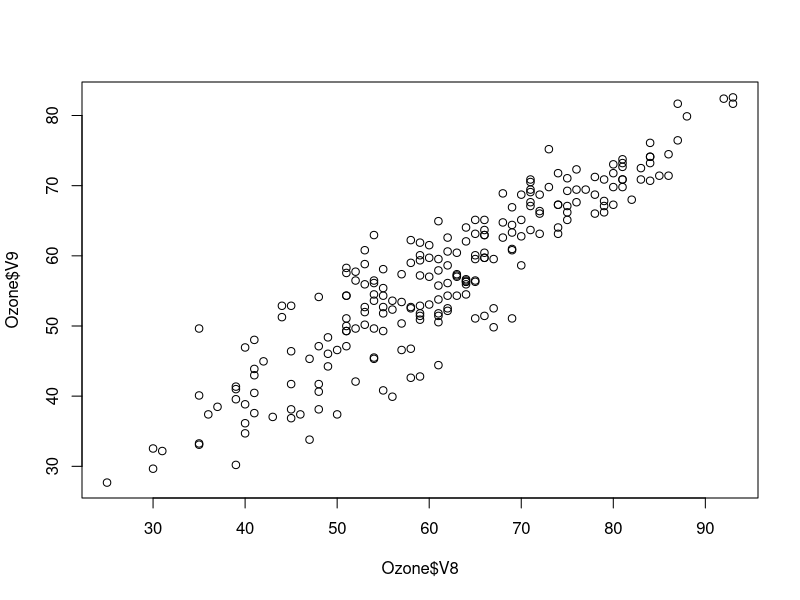
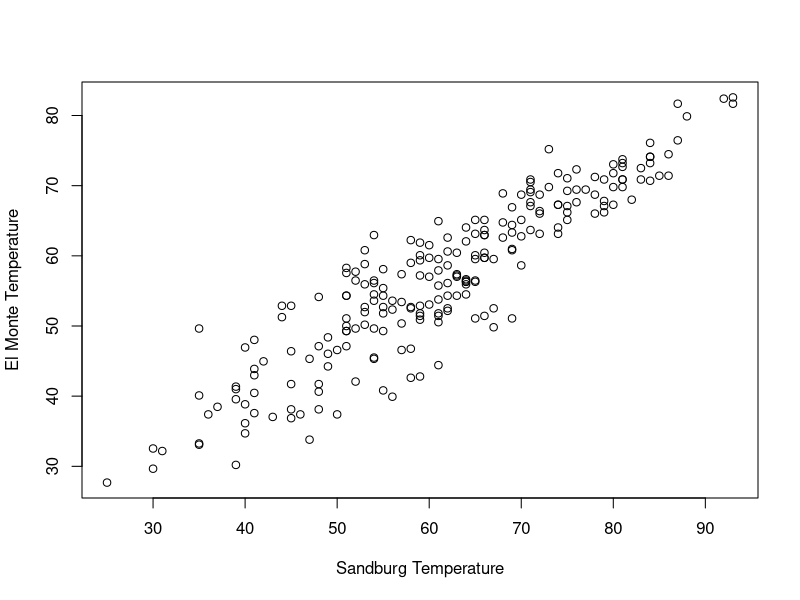
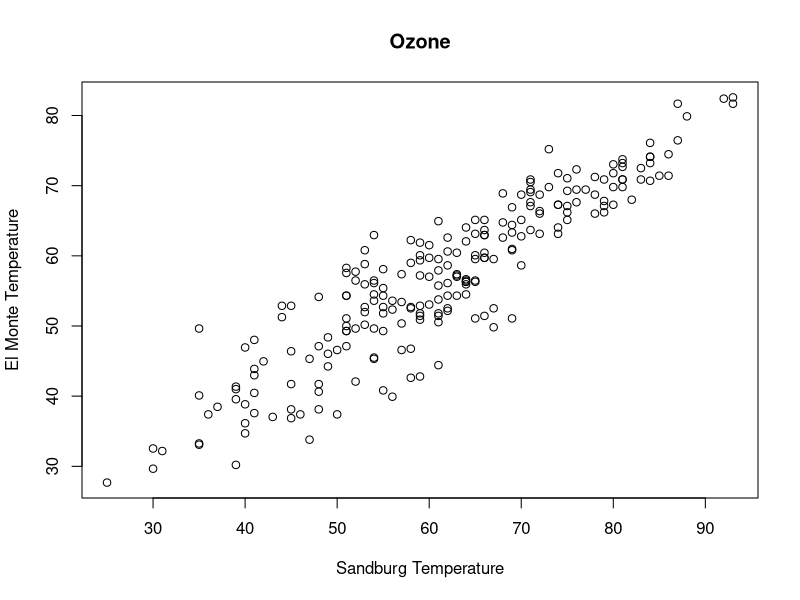
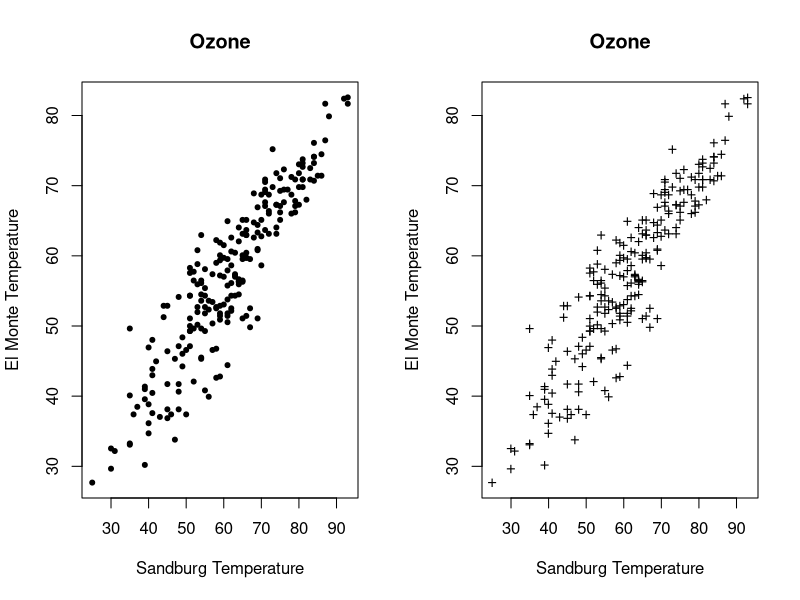
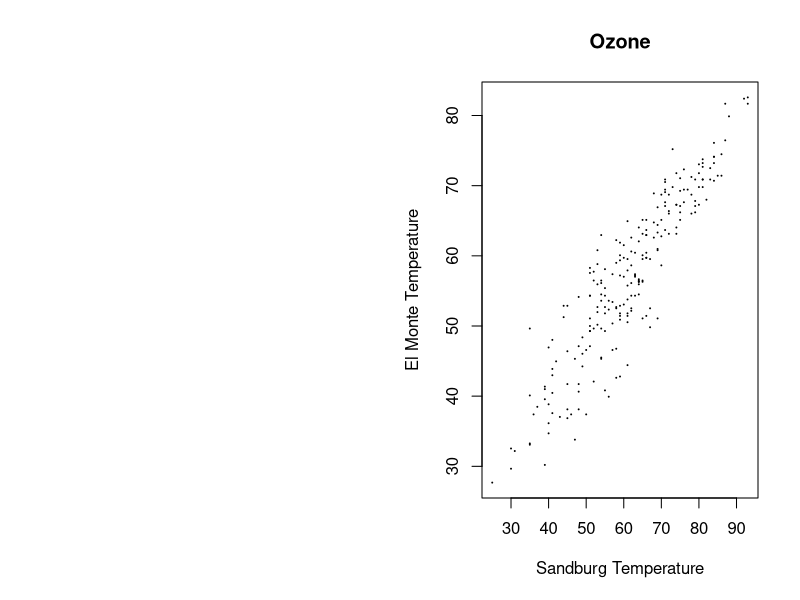
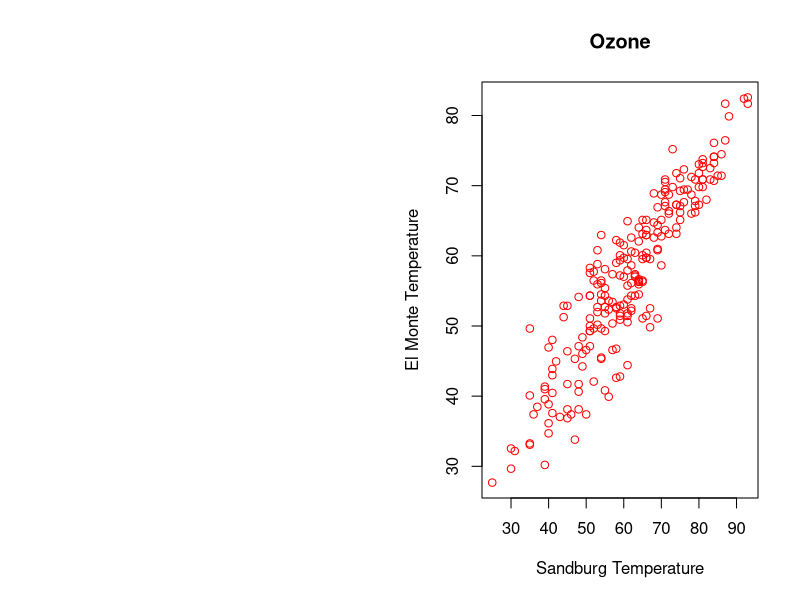
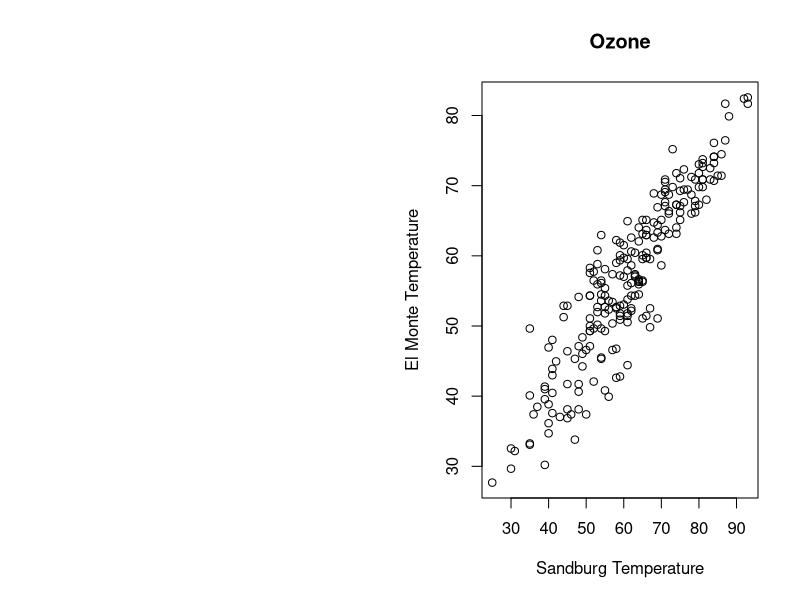
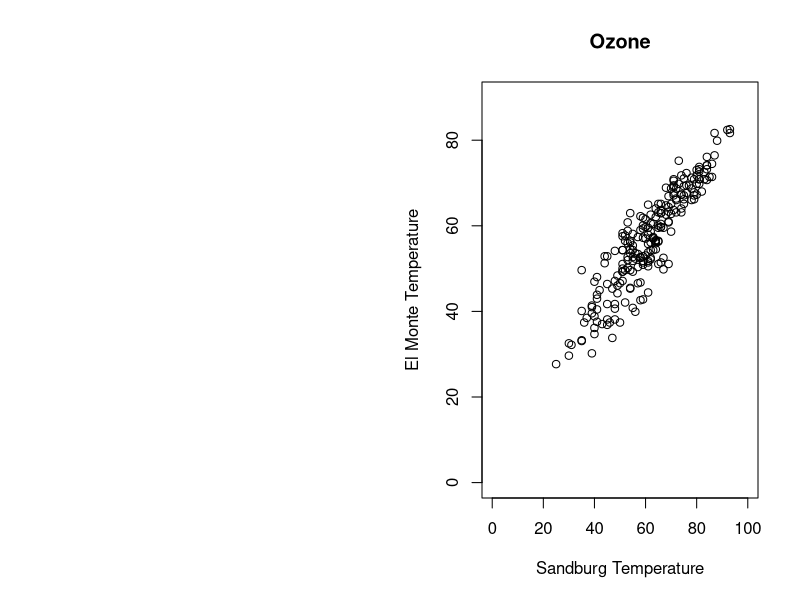

Reproduce these figures in R, in order.
## ---- chunk 1
knitr::opts_chunk$set(echo = TRUE)
## ---- chunk 2
# plot()이 어떤 객체들을 그려줄 수 있는지 확인
methods("plot")
## ---- chunk 3
# install.packages("mlbench")
library(mlbench)
# data()문은 mlbench 패키지 로딩뒤 Ozone 데이터 셋을 읽어들이기 위해 사용한 명령어
# 각 데이터는 data()문을 통해 읽어들일 수 있다.
data(Ozone) 
# Ozone의 V8과 V9변수는 각각 캘리포니아 Sandburg와 El Monte에서 매일 측정한 온도이다. 
plot(Ozone$V8, Ozone$V9)
## ---- chunk 4
# ?par
## ---- chunk 5
plot(Ozone$V8, 
     Ozone$V9,
     xlab="Sandburg Temperature",
     ylab="El Monte Temperature")
## ---- chunk 6
plot(
  Ozone$V8,
  Ozone$V9,
  xlab="Sandburg Temperature",
  ylab="El Monte Temperature",
  main="Ozone"
)
## ---- chunk 7
split.screen(c(1,2))
screen(1)
plot(
  Ozone$V8,
  Ozone$V9,
  xlab="Sandburg Temperature",
  ylab="El Monte Temperature",
  main="Ozone",
  pch=20
)
screen(2)
plot(
  Ozone$V8,
  Ozone$V9,
  xlab="Sandburg Temperature",
  ylab="El Monte Temperature",
  main="Ozone",
  pch="+"
)
## ---- chunk 8
plot(
  Ozone$V8,
  Ozone$V9,
  xlab="Sandburg Temperature",
  ylab="El Monte Temperature",
  main="Ozone",
  cex=.1
)
## ---- chunk 9
plot(
  Ozone$V8,
  Ozone$V9,
  xlab="Sandburg Temperature",
  ylab="El Monte Temperature",
  main="Ozone",
  col="#FF0000"
)
## ---- chunk 10
plot(
  Ozone$V8,
  Ozone$V9,
  xlab="Sandburg Temperature",
  ylab="El Monte Temperature",
  main="Ozone"
)
max(Ozone$V8) # 컬럼에 NA값이 있기 때문에 na.rm=TRUE속성을 지정해줘야한다.
max(Ozone$V8, na.rm=TRUE)
max(Ozone$V9, na.rm=TRUE)
plot(
  Ozone$V8,
  Ozone$V9,
  xlab="Sandburg Temperature",
  ylab="El Monte Temperature",
  main="Ozone",
  xlim=c(0, 100),
  ylim=c(0, 90)
)
## ---- chunk 11
data(cars)
str(cars)
head(cars)
plot(cars)
## ---- chunk 12
plot(cars, type="l")
## ---- chunk 13
tapply(cars$dist, cars$speed, mean)
plot(tapply(cars$dist, cars$speed, mean), 
     type="o",
     cex=0.5,
     xlab="speed",
     ylab="dist")
## ---- chunk 14
opar <- par(mfrow=c(1,2)) # par()문에 mfrow를 지정, 이전에 저장된 par설정 반환
plot(
  Ozone$V8,
  Ozone$V9,
  xlab="Sandburg Temperature",
  ylab="El Monte Temperature",
  main="Ozone"
)
plot(
  Ozone$V8,
  Ozone$V9,
  xlab="Sandburg Temperature",
  ylab="El Monte Temperature",
  main="Ozone2"
)
par(opar) # mfrow 지정 이전의 par 설정으로 되돌린다.
## ---- chunk 15
opar <- par(mfrow=c(1,2))
plot(
  Ozone$V6,
  Ozone$V7,
  xlab="Windspeed",
  ylab="Humidity",
  main="Ozone",
  pch=20,
  cex=.5
)
plot(jitter(Ozone$V6),
     jitter(Ozone$V7),
     xlab="Windspeed",
    ylab="Humidity",
    main="Ozone",
    pch=20,
    cex=.5
)
par(opar)
## ---- chunk 16
# iris의 Sepal.Width, Sepal.Length을 plot으로 그린 뒤 Petal.Width, Petal.Length을 같은 그래프 위에 덧 그리는 코드
plot(
  iris$Sepal.Width,
  iris$Sepal.Length,
  cex=.5,
  pch=20,
  xlab="width",
  ylab="length",
  main="iris"
)
points(
  iris$Petal.Width,
  iris$Petal.Length,
  cex=.5,
  pch="+",
  col="#FF0000"
)
## ---- chunk 17
attach(iris)
plot(
  Sepal.Width,
  Sepal.Length,
  cex=.5,
  pch=20,
  xlab="width",
  ylab="length",
  main="iris"
)
points(
  Petal.Width,
  Petal.Length,
  cex=.5,
  pch="+",
  col="#FF0000"
)
## ---- chunk 18
with(
  iris,
  {
    plot(
      Sepal.Width,
      Sepal.Length,
      cex=.5,
      pch=20,
      xlab="width",
      ylab="Length",
      main="iris"
      )
    points(
      Petal.Width,
      Petal.Length,
      cex=.5,
      pch="+",
      col="#FF0000"
    )
  }
)
## ---- chunk 19
# type="n"을 사용하여 점진적인 방법으로 그래프를 그릴 수 있다.
# 그러나 xlim, ylim을 적절하게 설정해줘야 하는 번거로움이 있다.
with(
  iris,
  {
    plot(
      NULL,
      xlim=c(0, 5),
      ylim=c(0, 10),
      xlab="width",
      ylab="length",
      main="iris",
      type="n"
    )
    points(
      Sepal.Width,
      Sepal.Length,
      cex=.5,
      pch=20
    )
    points(
      Petal.Width,
      Petal.Length,
      cex=.5,
      pch="+",
      col="#FF0000"
    )
  }
)
## ---- chunk 20
x <- seq(0, 2*pi, 0.1)
y <- sin(x)
plot(x, y, cex=.5, col="red")
lines(x, y)
## ---- chunk 21
library(mlbench)
data(cars)
head(cars)
plot(cars)
lines(lowess(cars)) # 각각의 관찰값을 점으로 표시하고, LOWESS를 수행한 결과
## ---- chunk 22
#  cars 데이터가 dist = −5 + 3.5 × speed로 근사될 수 있다고 가정해보자.
plot(
  cars, 
  xlim=c(0, 25)
)
abline(
  a=-5,
  b=3.5,
  col="red"
)

plot(cars, xlim=c(0, 25))
abline(a=-5, b=3.5, col="red")
# lty = 2는 dashed line을 뜻한다.
abline(h=mean(cars$dist), lty=2, col="blue") # dist의 평균
abline(v=mean(cars$speed), lty=2, col="green") # speed의 형균
## ---- chunk 23
# curve()의 첫번째 인자로는 함수명 또는 표현식을 사용할 수 있다.
curve(sin, 0, 2*pi)
## ---- chunk 24
m <- lm(dist ~ speed, data=cars)
# 회귀 모형을 적합한 결과 dist = −17.579 + 3.932 × speed의 식이 얻어졌다. 
m
# lm()으로 만든 모델은 단순히 abline() 함수에 넘겨주는 것만으로 그래프에 표시할 수 있다.
# abline(m)#는 오류가 발생 된다.
# 예측은 predict()로 수행한다.
# 함수 호출시 인자로 interval="confidence"를 지정해 신뢰구간까지 구하도록 한다.
p <- predict(m, interval="confidence")
head(p)
head(cars)
## ---- chunk 25
# 먼저 (cars$speed, p[, “lwr”])를 나열하여 하한에 대한 선이 완성
x <- c(cars$speed,
# 다음, (cars$speed의 가장 마지막 값, p[, “upr”]의 가장 마지막값)으로 선을 그린다.
       tail(cars$speed, 1),
#  (cars$speed, p[, “upr”])의 점들을 따라 선을 그리되 이것을 그래프의 우측에서 좌측으로 그려나간다.
       rev(cars$speed),
# 마지막으로 시작점인 (cars$speed의 첫번째 값, p[, “lwr”]의 첫번째 값)으로 선을 그린다.
       cars$speed[1]
       )
y <- c(p[, "lwr"],
       tail(p[, "upr"], 1),
       rev(p[, "upr"]),
       p[, "lwr"][1])
## ---- chunk 26
m <- lm(dist ~ speed, data=cars)
p <- predict(m, interval="confidence")
plot(cars)
abline(m)
x <- c(cars$speed,
       tail(cars$speed, 1),
       rev(cars$speed),
       cars$speed[1]
       )
y <- c(p[, "lwr"],
       tail(p[, "upr"], 1),
       rev(p[, "upr"]),
       p[, "lwr"][1])
polygon(x, y, col=rgb(.7, .7, .7, .5))
## ---- chunk 27
plot(cars, cex=.5)
# text()를 사용하면 점들에 번호를 붙여 각 점이 어느 데이터에 해당하는지 알 수 있다.
# 그러나 데이터가 몰려있는 점에서는 각 점이 어느 데이터에 해당하는지 구분이 어렵다.
text(cars$speed, cars$dist, pos=4, cex=.5)
## ---- chunk 28
plot(cars, cex=.5)
identify(cars$speed, cars$dist)
## ---- chunk 29
plot(
  iris$Sepal.Width,
  iris$Sepal.Length,
  cex=.5,
  pch=20,
  xlab="width",
  ylab="length"
)
points(
  iris$Petal.Width,
  iris$Petal.Length,
  cex=.5,
  pch="+",
  col="#FF0000"
)
legend(
  "topright", # legend()의 위치를 topright
  legend=c("Sepal", "Petal"), # 범례는 Sepal, Petal
  pch=c(20, 43), #  Sepal은 pch 20, Petal은 pch 43(‘+’의 아스키 코드)으로 지정
  cex=.8,
  col=c("black", "red"), # Sepal은 색상 black, Petal은 색상 red로 지정
  bg="gray" # bg는 회색 배경
  )
## ---- chunk 30
x <- seq(-2*pi, 2*pi, 0.01) 
# c(cos(x), sin(x))는 cos(x)로 구해진 벡터와 sin(x)로 구해진 벡터를 합한 새로운 벡터를 만든다.
# matrix()는 값을 열 순으로 채우므로 새로운 벡터는 2개 열을 가진 행렬이 된다.
y <- matrix(c(cos(x), sin(x)), ncol=2) # 
# 마지막으로 matplot()으로 그래프를 그리고 x=0, y=0의 두 축을 그려 넣는다.
matplot(x, y, col=c("red", "black"), cex=.2)
abline(h=0, v=0)
## ---- chunk 31
# 제 1사분위수는 약 2.8
# 중앙 값은 약 3.0
# 제 3사분위수는 약 3.3
# Lower whisker는 약 2.2
# lower whisker 보다 작은 outlier 데이터는 1개 발견
# upper whisker는 약 4.0
# upper whisker보다 큰 outlier는 3개
boxplot(iris$Sepal.Width)
# 상자 그림을 그리면서 계산된 정확한 값을 보려면 boxplot()의 반환값을 보면 된다.
# ?boxplot의 Value 항목을 보면 boxplot()의 반환값은 리스트로서 
# stats은 (lower whisker, 제1사분위수, 중앙값, 제3사분위수, upper whisker)를 갖고있다.
# out은 outlier를 저장하고 있다.
## ---- chunk 32
boxstats <- boxplot(iris$Sepal.Width)
# lower whisker는 2.2
# 제 1사분위수는 2.8
# 중앙값은  3.0
# 제 3사분위수는 3.3
# upper whisker는 4.0
# outlier는 4.4, 4.1, 4.2, 2.0
boxstats
# boxplot() 호출시 지정한 horizontal=TRUE는 상자 그림을 가로로 그리게 한다.
boxstats <- boxplot(iris$Sepal.Width, horizontal = TRUE)
text(
  boxstats$out,
# boxstats$out의 길이가 4이므로 1이 4회 반복된 벡터인 c(1, 1, 1, 1)이 된다
# 텍스트의 위치를 (outlier 값, 1)로 잡은 것이다
  rep(1, NROW(boxstats$out)),
  labels = boxstats$out,
# 텍스트를 점의 하단에 표시
  pos=1,
  cex=.5
)
## ---- chunk 33
# 먼저 iris에서 Species가 setosa 또는 versicolor인 행을 선택
sv <- subset(
  iris,
  Species == "setosa" | Species == "versicolor"
)
# sv$Species를 다시 한번 factor로 변환
# 그 이유는  실제 존재하는 level만 남기고 지우기 위해 다시한번 factor로 변환
# 결과적으로 가로축에 setosa와 versicolor만 나열
# 만약 남아있는 virginica를 없애주지 않으면 텅빈 virginica 컬럼이 추가로 보이게 된다.
sv$Species <- factor(sv$Species)
# Sepal.Width를 Species 마다 그렸다. 이는 'Sepal.Width ∼ Species'로 표현되었다.
boxplot(Sepal.Width ~ Species, data=sv, notch=TRUE)
## ---- chunk 34
hist(iris$Sepal.Width)
## ---- chunk 35
hist(iris$Sepal.Width, freq=FALSE) # 각 구간의 확률 밀도가 그려진다.
## ---- chunk 36
x <- hist(iris$Sepal.Width, freq=FALSE)
x
sum(x$density) * 0.2
## ---- chunk 37
plot(density(iris$Sepal.Width))

# 밀도그림은 히스토그램과 같이 그릴 수도 있다.
hist(iris$Sepal.Width, freq=FALSE)
lines(density(iris$Sepal.Width))

# 밀도 그림에 rug() 함수를 사용해 실제 데이터의 위치를 표시할 수 있다.
# 이때, 데이터가 중첩되는 경우가 많다면 jitter()를 같이 사용한다.
plot(density(iris$Sepal.Width))
rug(jitter(iris$Sepal.Width))
## ---- chunk 38
barplot(
  tapply(
    iris$Sepal.Width, # 데이터
    iris$Species, # 그룹 인덱스
    mean # 각 그룹별로 호출할 함수
  )
)
## ---- chunk 39
# (0, 5]는 0 < x ≤ 5 의 형태이므로 breaks의 값을 c(1, 5, 10)으로 지정해서는 안된다.
# 이 경우 1이 어떤 구간에도 속하지 않게 되기 때문이다 .
cut(1:10, breaks= c(0, 5, 10))
# 1부터 10까지의 수를 3개의 구간으로 나누는 예
cut(1:10, breaks= 3)

# 구간의 수를 지정하면 동일한 너비의 구간이 자동으로 구해진다.
cut(iris$Sepal.Width, breaks = 10)
## ---- chunk 40
rep(c("a", "b", "c"), 1:3)
table(rep(c("a", "b", "c"), 1:3))
# table() 함수의 결과로 각 문자의 갯수가 구해졌음을 볼 수 있다.
table(cut(iris$Sepal.Width, breaks=10))
pie(
  table(
    cut(iris$Sepal.Width, breaks=10)
  ),
  cex=.7
)
## ---- chunk 41
str(Titanic)
# Titanic은 table 클래스의 인스턴스이며 속성은 객실 구분(Class), 성별(Sex), 성인여부(Adult), 생존 여부(Survived)로 구성되어 있다.
Titanic
mosaicplot(Titanic, color=TRUE)
## ---- chunk 42
# 객실(Class)과 생존(Survived)여부에 대한 모자이크 플롯
mosaicplot(~ Class + Survived, data=Titanic, color=TRUE)
## ---- chunk 43
pairs(
  ~ Sepal.Width + Sepal.Length + Petal.Width + Petal.Length,
  data=iris,
  col=c("red", "green", "blue")[iris$Species]
)
## ---- chunk 44
levels(iris$Species)
as.numeric(iris$Species)
## ---- chunk 45
outer(1:5, 1:3, "+")
#  outer()의 결과는 5행 3열의 행렬로서 (x, y)에는 x+y가 각각 저장되어 있음
outer(1:5, 1:3, function(x, y) { x + y })
## ---- chunk 46
# install.packages("mvtnorm")
library(mvtnorm)
dmvnorm( c(0, 0), rep(0, 2), diag(2) )
## ---- chunk 47
x <- seq(-3, 3, .1)
y <- x
outer(x, y, function(x, y) { dmvnorm(cbind(x, y))})
## ---- chunk 48
x <- seq(-3, 3, .1)
y <- x
f <- function(x, y) { dmvnorm(cbind(x, y))}
persp(x, y, outer(x, y, f), theta = 30, phi = 30) # theta와 phi는 그림의 기울어진 각도를 지정하는 인자
## ---- chunk 49
contour(x, y, outer(x, y, f))
